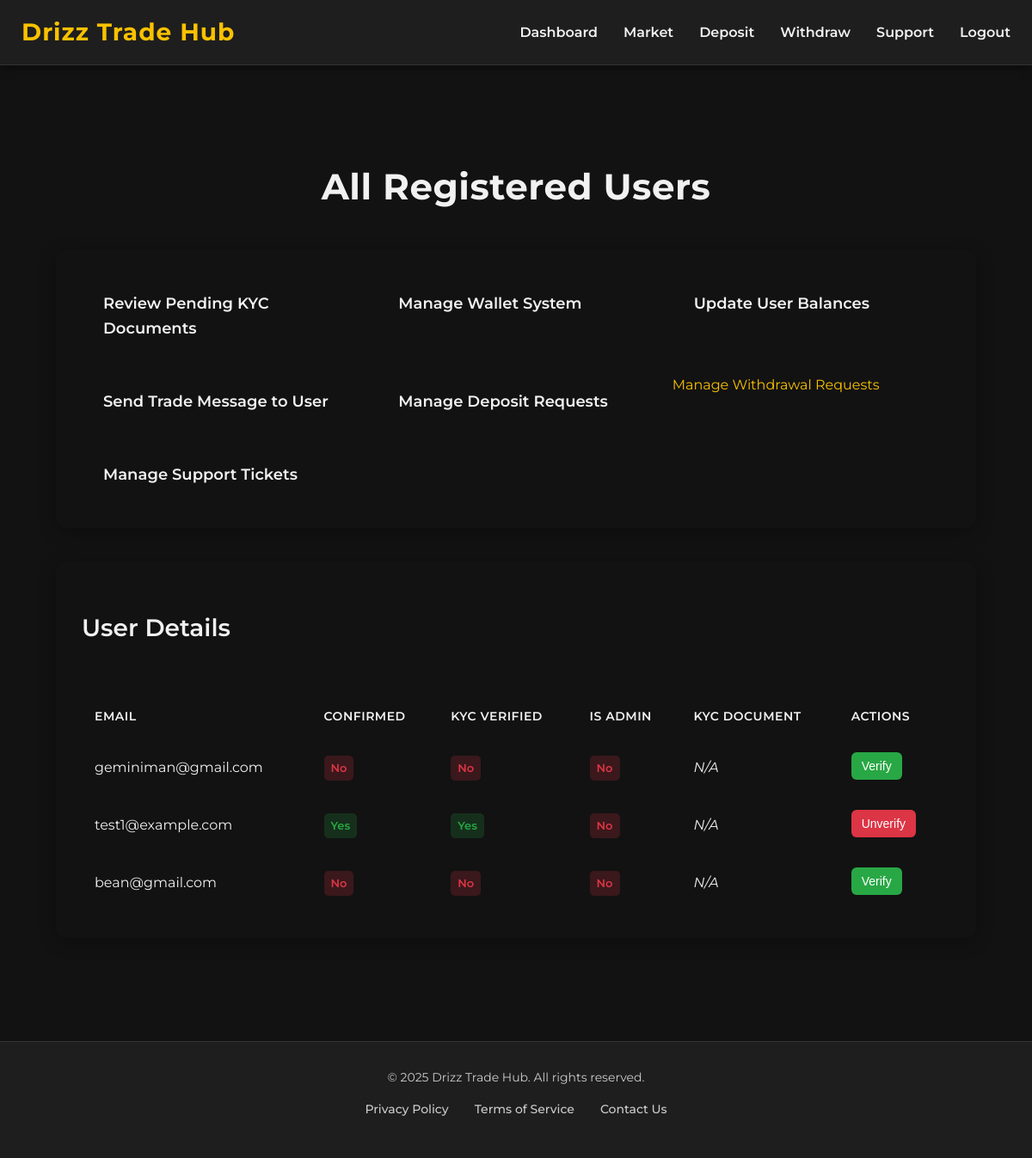
Screenshot of /admin/admin_users (signed in) with the database file from the repository.
### models.py (models this page shows, shortened)
class User(db.Model, UserMixin):
    id = db.Column(db.Integer, primary_key=True)
    email = db.Column(db.String(120), unique=True, nullable=False)
    password_hash = db.Column(db.String(128), nullable=False)
    confirmed = db.Column(db.Boolean, default=False)
    kyc_verified = db.Column(db.Boolean, default=False)
    is_admin = db.Column(db.Boolean, default=False)

### routes.py (the view)
@app.route('/admin/admin_users')
def admin_users():
    if not session.get('admin_logged_in'):
        flash('Access denied.', 'danger')
        return redirect(url_for('admin_login'))  # Redirect to admin login if not admin
    users = User.query.all()
    return render_template('admin_users.html', users=users)

### app.py (called while the page is built)
@app.context_processor
def inject_user():
    return dict(current_user=current_user)

### models.py (called while the page is built)
@login_manager.user_loader
def load_user(user_id):
    return User.query.get(int(user_id))

### templates/admin_users.html (shortened to what this page needs)
{% extends "layout.html" %}
{% block content %}
<div class="admin-dashboard-container">
    <h1 class="admin-dashboard-title">All Registered Users</h1>
    <div class="admin-links-section">
        <ul class="admin-nav-list">
            <li><a href="{{ url_for('admin_kyc_pending') }}" class="admin-nav-link">Review Pending KYC Documents</a></li>
            <li><a href="{{ url_for('admin_wallets') }}" class="admin-nav-link">Manage Wallet System</a></li>
            <li><a href="{{ url_for('admin_initial_balances') }}" class="admin-nav-link">Update User Balances</a></li>
            <li><a href="{{ url_for('send_message') }}" class="admin-nav-link">Send Trade Message to User</a></li>
            <li><a href="{{ url_for('admin_deposits') }}" class="admin-nav-link">Manage Deposit Requests</a></li>
            <li><a href="{{ url_for('admin_withdrawals') }}" class="admin_nav-link">Manage Withdrawal Requests</a></li>
            <li><a href="{{ url_for('admin_tickets') }}" class="admin-nav-link">Manage Support Tickets</a></li>
        </ul>
    </div>
    <div class="user-list-section">
        <h2 class="admin-section-heading">User Details</h2>
        <div class="table-responsive">
            <table class="data-table">
                <thead>
                    <tr>
                        <th>Email</th>
                        <th>Confirmed</th>
                        <th>KYC Verified</th>
                        <th>Is Admin</th>
                        <th>KYC Document</th>
                        <th>Actions</th>
                    </tr>
                </thead>
                <tbody>
                    {% for user in users %}
                    <tr>
                        <td>{{ user.email }}</td>
                        <td>
                            <span class="status-indicator {{ 'status-yes' if user.confirmed else 'status-no' }}">
                                {{ 'Yes' if user.confirmed else 'No' }}
                            </span>
                        </td>
                        <td>
                            <span class="status-indicator {{ 'status-yes' if user.kyc_verified else 'status-no' }}">
                                {{ 'Yes' if user.kyc_verified else 'No' }}
                            </span>
                        </td>
                        <td>
                            <span class="status-indicator {{ 'status-yes' if user.is_admin else 'status-no' }}">
                                {{ 'Yes' if user.is_admin else 'No' }}
                            </span>
                        </td>
                        <td>
                            {% set user_kyc_doc_found = false %}
                            {% if not user_kyc_doc_found %}
                                <span class="text-muted">N/A</span>
                            {% endif %}
                        </td>
                        <td>
                            {% if user.kyc_verified %}
                                <form method="POST" action="{{ url_for('admin_user_unverify_kyc', user_id=user.id) }}" class="inline-form">
                                    <button type="submit" class="button button-danger table-action-button">Unverify</button>
                                </form>
                            {% else %}
                                <form method="POST" action="{{ url_for('admin_user_verify_kyc', user_id=user.id) }}" class="inline-form">
                                    <button type="submit" class="button button-success table-action-button">Verify</button>
                                </form>
                            {% endif %}
                        </td>
                    </tr>
                    {% endfor %}
                </tbody>
            </table>
        </div>
    </div>
</div>
{% endblock %}

### static/css/styles.css (style rules this page uses)
body { background: #0e1117; font-family: 'Poppins', sans-serif; color: #fff; margin: 0; padding: 0; }
body { background-color: #121212; color: #f1f1f1; font-family: 'Montserrat', 'Segoe UI', Arial, sans-serif; margin: 0; padding: 0; box-sizing: border-box; line-height: 1.6; }
a { color: #f9c100; text-decoration: none; transition: color 0.2s ease; }
h1, h2, h3, h4, h5, h6 { color: #f9c100; font-family: 'Montserrat', sans-serif; font-weight: 600; }

### templates/admin_users.html (style rules this page uses)
.admin-dashboard-container { padding: 40px; background-color: var(--background-color); color: var(--text-color-primary); min-height: calc(100vh - var(--header-height, 0px) - var(--footer-height, 0px)); font-family: 'Montserrat', sans-serif; }
.admin-dashboard-title { font-size: 42px; color: var(--accent-color); margin-bottom: 40px; text-align: center; font-weight: 700; letter-spacing: 0.5px; }
.admin-links-section, .user-list-section { background-color: var(--card-background-color); border-radius: 12px; box-shadow: 0 4px 20px rgba(0, 0, 0, 0.3); padding: 30px; margin-bottom: 40px; border: 1px solid var(--border-color); }
.admin-section-heading { font-size: 28px; color: var(--text-color-primary); margin-bottom: 25px; border-bottom: 2px solid var(--accent-color); padding-bottom: 10px; display: inline-block; }
.admin-nav-list { list-style: none; padding: 0; margin: 0; display: grid; grid-template-columns: repeat(auto-fit, minmax(280px, 1fr)); gap: 20px; }
.admin-nav-list li { background-color: var(--input-background-color); border-radius: 8px; transition: transform 0.2s ease, box-shadow 0.2s ease, border-color 0.2s ease; border: 1px solid var(--input-border-color); }
.admin-nav-link { display: block; padding: 18px 25px; color: var(--accent-color); text-decoration: none; font-size: 18px; font-weight: 600; transition: color 0.3s ease; }
.table-responsive { overflow-x: auto; }
.data-table { width: 100%; border-collapse: collapse; margin-top: 20px; background-color: var(--input-background-color); border-radius: 8px; overflow: hidden; }
.data-table th, .data-table td { padding: 15px; text-align: left; border-bottom: 1px solid var(--border-color); color: var(--text-color-primary); vertical-align: middle; }
.data-table thead th { background-color: var(--background-color); color: var(--accent-color); font-weight: 600; text-transform: uppercase; font-size: 14px; letter-spacing: 0.5px; }
.data-table tbody tr:nth-child(even) { background-color: var(--card-background-color); }
.status-indicator { padding: 4px 8px; border-radius: 5px; font-size: 13px; font-weight: 600; display: inline-block; }
.status-yes { background-color: #28a74533; color: #28a745; }
.status-no { background-color: #dc354533; color: #dc3545; }
.text-muted { color: var(--text-color-light); font-style: italic; }
.table-action-link, .table-action-button { display: inline-block; padding: 8px 12px; border-radius: 6px; text-decoration: none; font-size: 14px; font-weight: 500; cursor: pointer; transition: background-color 0.2s ease, transform 0.1s ease; margin-right: 5px; margin-bottom: 5px; white-space: nowrap; border: none; }
.button.button-success { background-color: #28a745; color: white; }
.button.button-danger { background-color: #dc3545; color: white; }
.inline-form { display: inline-block; margin: 0; padding: 0; }

### rows the page displays
User: email "geminiman@gmail.com", confirmed "No", kyc_verified "No", is_admin "No"
User: email "test1@example.com", confirmed "Yes", kyc_verified "Yes", is_admin "No"
User: email "bean@gmail.com", confirmed "No", kyc_verified "No", is_admin "No"
